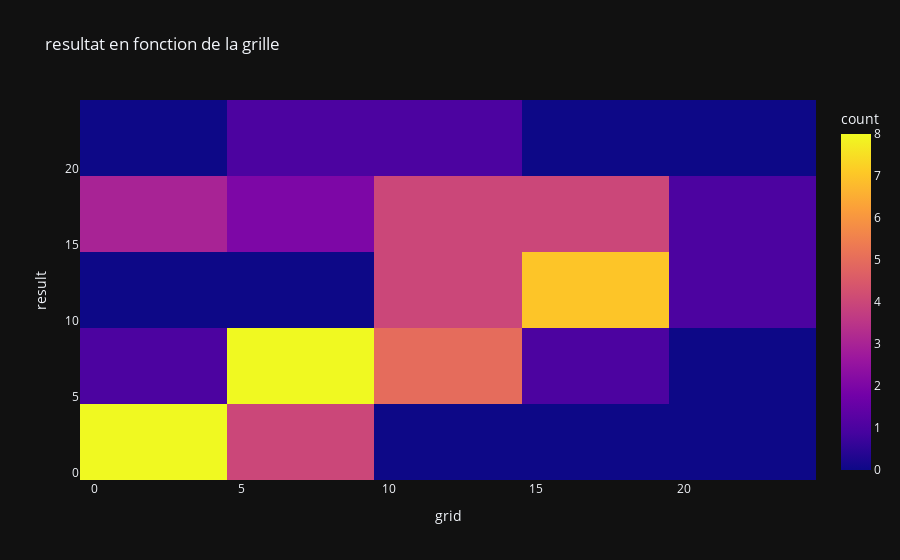

Source (notebook cell):
### Markdown cell above
### Heatmap

Ici je vais faire toutes les heatmap.

la première ci-dessous est grid/result

### Code cell
px.density_heatmap(data_all, x="grid", y="result", title="resultat en fonction de la grille", template="plotly_dark")

### Figure 1 — Plotly figure (JSON) as saved in the notebook; plotly's stock layout.template omitted (floating-point values rounded to 4 significant figures)
{"data": [{"coloraxis": "coloraxis", "hovertemplate": "grid=%{x}<br>result=%{y}<br>count=%{z}<extra></extra>", "name": "", "type": "histogram2d", "x": [5, 9, 2, 4, 1, 3, 10, 16, 18, 13, 11, 8, 19, 20, 14, 6, 15, 7, null, null, 15, 6, 4, 1, 2, 3, 9, 19, 14, 11, 5, 7, 13, 18, 16, 8, 12, 10, null, null, 5, 6, 2, 3, 1, 9, 11, 13, 7, 4, 8, 10, 17, 19, 18, 20, 12, 14, 16, null], "xaxis": "x", "xbingroup": "x", "y": [3, 4, 19, 18, 1, 2, 20, 8, 14, 15, 7, 9, 12, 16, 13, 6, 10, 5, null, null, 10, 5, 1, 4, 2, 3, 8, 19, 17, 7, 6, 16, 13, 18, 14, 15, 11, 9, null, null, 4, 3, 18, 2, 1, 20, 9, 15, 6, 5, 7, 17, 19, 12, 16, 10, 8, 11, 14, null], "yaxis": "y", "ybingroup": "y"}], "layout": {"coloraxis": {"colorbar": {"title": {"text": "count"}}, "colorscale": [[0, "#0d0887"], [0.1111, "#46039f"], [0.2222, "#7201a8"], [0.3333, "#9c179e"], [0.4444, "#bd3786"], [0.5556, "#d8576b"], [0.6667, "#ed7953"], [0.7778, "#fb9f3a"], [0.8889, "#fdca26"], [1, "#f0f921"]]}, "legend": {"tracegroupgap": 0}, "title": {"text": "resultat en fonction de la grille"}, "xaxis": {"anchor": "y", "domain": [0, 1], "title": {"text": "grid"}}, "yaxis": {"anchor": "x", "domain": [0, 1], "title": {"text": "result"}}}}
